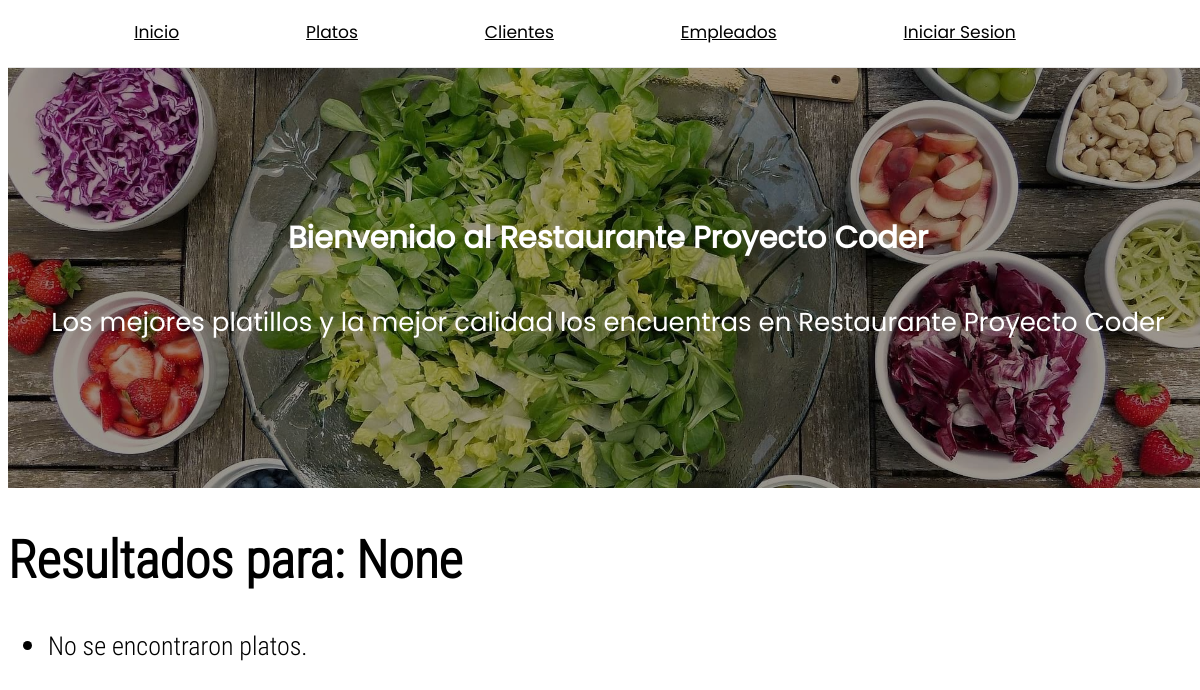
/app_productos/buscar_plato/, run on an earlier commit of the app's database.
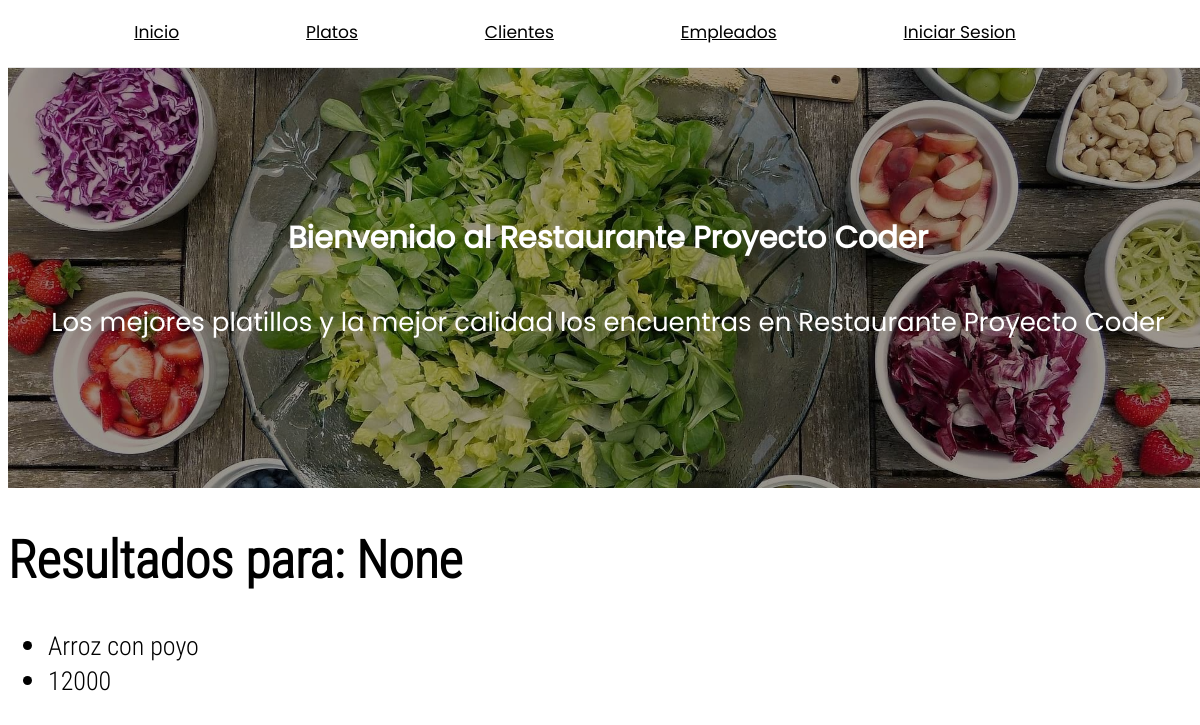
And on a later commit of the database.
### app_productos/models.py (models this page shows, shortened)
class Plato(models.Model):
    nombre = models.CharField(max_length=50)
    precio = models.IntegerField()
    class Meta():
        verbose_name = 'Platos'
        verbose_name_plural = 'Nuestros Platos'

### app_productos/views.py (the view)
# urls.py: path('buscar_plato/', buscar_plato, name = 'BuscarPlato'),
def buscar_plato(req):
    nom_plato = req.GET.get("nombre")
    platos = Plato.objects.all()
    if nom_plato:
        platos = platos.filter(nombre__icontains=nom_plato)
    return render(req,"resultado_busqueda_plato.html", {"platos": platos, "nombre": nom_plato})

### app_productos/templates/resultado_busqueda_plato.html
{% extends 'padre.html' %}
{% block contenidoQueCambia %}
    <h1>Resultados para: {{ nombre }}</h1>
    <ul>
        {% for plato in platos %}
            <li>{{ plato.nombre }}</li>
            <li>{{ plato.precio }}</li>
        {% empty %}
            <li>No se encontraron platos.</li>
        {% endfor %}
    </ul>
{% endblock contenidoQueCambia %}

What changed in the data, as far as the page shows it:
added Plato: nombre "Arroz con poyo", precio "12000"
Also different on the page:
text no longer shown: "No se encontraron platos."
